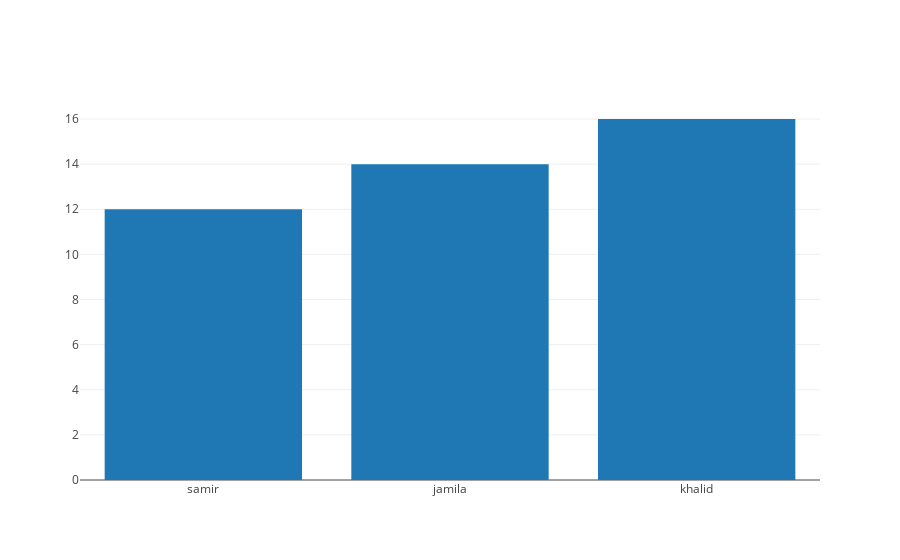

Source (notebook cell):
### Code cell
trace = go.Bar(
    x=df.name,
    y=df.math_score
    )

iplot([trace])

### Figure 1 — Plotly figure (JSON) as saved in the notebook; plotly's stock layout.template omitted (floating-point values rounded to 4 significant figures)
{"data": [{"type": "bar", "uid": "53357c7e-a80d-449b-952b-c91f27357af5", "x": ["samir", "jamila", "khalid"], "y": [12, 14, 16]}], "layout": {}}
